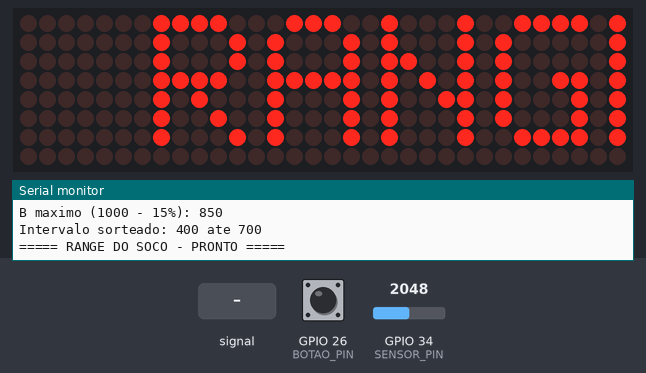
Bench run of a sketch on a simulated ESP32. Shown: 32×8 LED matrix, the last lines printed to the serial monitor. Inputs (shaded band) come from the test bench; at power-on: GPIO 26 (BOTAO_PIN) HIGH, GPIO 34 (SENSOR_PIN) = 2048 (analog values on the 0–4095 scale). Random numbers use the default seed unless the sketch sets one.

Above: at 1.2 s.
1.3 s: GPIO 34 (SENSOR_PIN) fed a 200 Hz sine of ±1842 counts around its level
At 1.98 s:
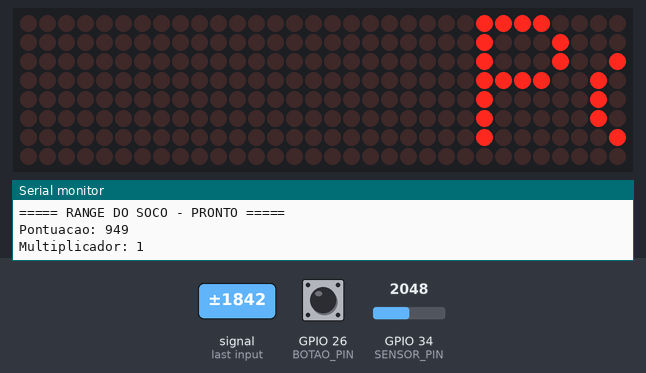
At 9.79 s:
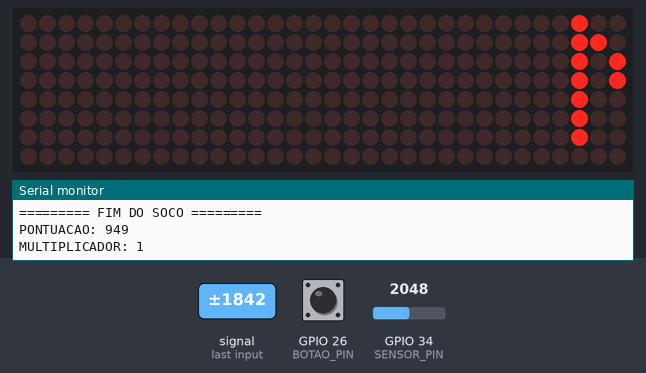

The sketch:

soco_automatico.ino
```cpp
// ============================================================
// SOCO ELETRONICO - ESP32 + FSR + Matriz MAX7219
// Modo continuo: RANGE DO SOCO
//
// Fluxo:
//   RANGE DO SOCO (pronto, FSR monitorando)
//     -> soco detectado -> pontuacao -> multiplicador
//     -> volta sozinho para RANGE DO SOCO
//
//   Segurar o botao 5 s (a qualquer momento) -> AJUSTE DE DIFICULDADE
//     clique curto = troca (FACIL / MEDIO / DIFICIL)
//     segurar 5 s  = confirma e volta para RANGE DO SOCO
//
// Dificuldade inicial: MEDIO (sempre que o equipamento e ligado).
// Botao GPIO 26 (para GND, pull-up interno)
// Maquina de estados nao-bloqueante
// ============================================================


#include <Arduino.h>
#include <MD_MAX72xx.h>
#include <SPI.h>
#include <stdarg.h>
#include <esp_system.h>


// ===================== CONFIGURACOES ========================


// ---- Matriz ----
#define HARDWARE_TYPE MD_MAX72XX::FC16_HW
#define MAX_DEVICES   4
#define CS_PIN        5
#define BRILHO        5
#define SCROLL_DELAY  35
#define CHAR_SPACING  1
#define BUF_SIZE      64


// ---- Sensor FSR ----
#define SENSOR_PIN            34
#define ADC_MAX               4095
#define TEMPO_CAPTURA_IMPACTO 200


// ---- Jogo ----
#define TEMPO_RESULTADO   8000
// Tempo exibindo o resultado final (multiplicador) antes de voltar
// para "RANGE DO SOCO".
#define TEMPO_REINICIO    10000

// Tempo exibindo cada parte do resultado
#define TEMPO_EXIBIR_PONTUACAO 5000

// Tempo para a mensagem "AJUSTE DE DIFICULDADE" rolar inteira
// antes de mostrar a dificuldade atual.
#define TEMPO_INTRO_AJUSTE 7000


// ---- Botao ----
#define BOTAO_PIN     26
#define DEBOUNCE_MS   40
#define TEMPO_PRESSAO 5000


// ========================= TIPOS ============================


enum class Estado : uint8_t {
  RANGE,                // pronto: FSR monitorando continuamente
  AJUSTE_DIFICULDADE,
  MOSTRANDO_RESULTADO,
  FINALIZADO
};


enum class Dificuldade : uint8_t {
  FACIL,
  MEDIO,
  DIFICIL
};


enum class EventoBotao : uint8_t {
  NENHUM,
  CLIQUE_CURTO,
  PRESSAO_LONGA
};


struct ConfigDificuldade {
  uint16_t limiar;
  uint8_t confirmacoes;
  uint16_t larguraFaixa;
};


struct Jogo {
  Estado estado = Estado::RANGE;
  uint16_t dano = 0;
  uint16_t alvoA = 0;
  uint16_t alvoB = 0;
  uint8_t multiplicador = 1;
  bool multiplicadorExibido = false;
  bool sensorArmado = false;   // true quando o FSR ja ficou abaixo do limiar
  uint32_t tEstado = 0;
} jogo;


struct Impacto {
  bool ativo = false;
  uint16_t pico = 0;
  uint8_t confirmacoes = 0;
  uint32_t tInicio = 0;
} impacto;


// ======================== VARIAVEIS =========================


// Matriz
MD_MAX72XX mx(HARDWARE_TYPE, CS_PIN, MAX_DEVICES);


uint8_t curMessage[BUF_SIZE] = "  ";
uint8_t newMessage[BUF_SIZE] = {0};
bool newMessageAvailable = false;


// Dificuldade (inicial fixa: MEDIO)
Dificuldade dificuldadeAtual = Dificuldade::MEDIO;
Dificuldade dificuldadeSelecionada = Dificuldade::MEDIO;


ConfigDificuldade configDificuldade = {
  750,  // limiar inicial (MEDIO)
  3,    // confirmacoes iniciais (MEDIO)
  300   // largura inicial da faixa de pontuacao (MEDIO)
};


// Ajuste: true depois que a mensagem introdutoria terminou
// (ou foi pulada por um clique).
bool introAjusteConcluida = false;


// ======================== DISPLAY ===========================


void exibir(const char *fmt, ...) {
  memset(newMessage, 0, BUF_SIZE);


  va_list args;
  va_start(args, fmt);
  vsnprintf((char *)newMessage, BUF_SIZE - 4, fmt, args);
  va_end(args);


  strcat((char *)newMessage, "  ");
  newMessageAvailable = true;
}


void scrollDataSink(uint8_t dev,
                    MD_MAX72XX::transformType_t t,
                    uint8_t col) {
}


uint8_t scrollDataSource(uint8_t dev,
                         MD_MAX72XX::transformType_t t) {
  static uint8_t *p = curMessage;


  static enum {
    NEW_MESSAGE,
    LOAD_CHAR,
    SHOW_CHAR,
    BETWEEN_CHAR
  } state = LOAD_CHAR;


  static uint8_t curLen, showLen;
  static uint8_t cBuf[15];


  uint8_t colData = 0;


  if (newMessageAvailable) {
    state = NEW_MESSAGE;
    mx.clear();
  }


  switch (state) {
    case NEW_MESSAGE:
      memcpy(curMessage, newMessage, BUF_SIZE);
      newMessageAvailable = false;
      p = curMessage;
      state = LOAD_CHAR;
      break;


    case LOAD_CHAR:
      showLen = mx.getChar(*p++, sizeof(cBuf), cBuf);
      curLen = 0;
      state = SHOW_CHAR;


      if (*p == '\0') p = curMessage;
      // fall through


    case SHOW_CHAR:
      colData = cBuf[curLen++];


      if (curLen == showLen) {
        showLen = CHAR_SPACING;
        curLen = 0;
        state = BETWEEN_CHAR;
      }
      break;


    case BETWEEN_CHAR:
      colData = 0;


      if (++curLen == showLen) {
        state = LOAD_CHAR;
      }
      break;


    default:
      state = LOAD_CHAR;
  }


  return colData;
}


void atualizarScroll() {
  static uint32_t prev = 0;
  uint32_t agora = millis();


  if (agora - prev >= SCROLL_DELAY) {
    mx.transform(MD_MAX72XX::TSL);
    prev = agora;
  }
}


// ======================== DIFICULDADE =======================


// Textos em ASCII maiusculo (a fonte da matriz nao tem acentos).
const char* nomeDificuldade(Dificuldade dificuldade) {
  switch (dificuldade) {
    case Dificuldade::FACIL:   return "FACIL";
    case Dificuldade::MEDIO:   return "MEDIO";
    case Dificuldade::DIFICIL: return "DIFICIL";
  }


  return "MEDIO";
}


void aplicarDificuldade(Dificuldade dificuldade) {
  dificuldadeAtual = dificuldade;


  switch (dificuldadeAtual) {
    case Dificuldade::FACIL:
      configDificuldade.limiar = 500;
      configDificuldade.confirmacoes = 2;
      configDificuldade.larguraFaixa = 400;
      break;


    case Dificuldade::MEDIO:
      configDificuldade.limiar = 750;
      configDificuldade.confirmacoes = 3;
      configDificuldade.larguraFaixa = 300;
      break;


    case Dificuldade::DIFICIL:
      configDificuldade.limiar = 1000;
      configDificuldade.confirmacoes = 4;
      configDificuldade.larguraFaixa = 200;
      break;
  }


  Serial.println("\n===== DIFICULDADE CONFIRMADA =====");
  Serial.printf("Nivel: %s\n", nomeDificuldade(dificuldadeAtual));
  Serial.printf("Limiar ADC: %u\n", configDificuldade.limiar);
  Serial.printf("Confirmacoes: %u\n", configDificuldade.confirmacoes);
  Serial.printf("Largura da faixa x3: %u pontos\n",
                configDificuldade.larguraFaixa);
}


void mostrarDificuldade() {
  exibir("%s", nomeDificuldade(dificuldadeSelecionada));


  Serial.printf("Dificuldade selecionada: %s\n",
                nomeDificuldade(dificuldadeSelecionada));
}


void avancarDificuldade() {
  switch (dificuldadeSelecionada) {
    case Dificuldade::FACIL:
      dificuldadeSelecionada = Dificuldade::MEDIO;
      break;


    case Dificuldade::MEDIO:
      dificuldadeSelecionada = Dificuldade::DIFICIL;
      break;


    case Dificuldade::DIFICIL:
      dificuldadeSelecionada = Dificuldade::FACIL;
      break;
  }


  mostrarDificuldade();
}


// ======================== SENSOR ============================


void resetarImpacto() {
  impacto = Impacto();
}


uint16_t converterEscala(uint16_t valorBruto) {
  return map(valorBruto, 0, ADC_MAX, 0, 1000);
}


bool processarSensor() {
  uint16_t leitura = analogRead(SENSOR_PIN);


  // Aguardando deteccao do impacto
  if (!impacto.ativo) {
    if (leitura >= configDificuldade.limiar) {
      impacto.confirmacoes++;


      if (impacto.confirmacoes >= configDificuldade.confirmacoes) {
        impacto.ativo = true;
        impacto.pico = leitura;
        impacto.tInicio = millis();
        impacto.confirmacoes = 0;
      }
    } else {
      impacto.confirmacoes = 0;
    }


    return false;
  }


  // Captura o maior valor durante 200 ms
  if (leitura > impacto.pico) {
    impacto.pico = leitura;
  }


  if (millis() - impacto.tInicio >= TEMPO_CAPTURA_IMPACTO) {
    return true;
  }


  return false;
}


// ======================== BOTAO =============================


// Verdadeiro durante a captura do pico de um soco (os 200 ms).
// Enquanto isso, o botao nao pode abrir o ajuste: a captura nunca
// e interrompida pelo botao.
bool capturaEmAndamento() {
  return jogo.estado == Estado::RANGE && impacto.ativo;
}


EventoBotao atualizarBotao() {
  static bool ultimaLeitura = HIGH;
  static bool estadoEstavel = HIGH;
  static uint32_t tMudanca = 0;

  static bool botaoPressionado = false;
  static uint32_t inicioPressao = 0;
  static bool pressaoLongaReconhecida = false;

  uint32_t agora = millis();
  bool leitura = digitalRead(BOTAO_PIN);

  if (leitura != ultimaLeitura) {
    ultimaLeitura = leitura;
    tMudanca = agora;
  }

  // Debounce
  if (leitura != estadoEstavel && agora - tMudanca >= DEBOUNCE_MS) {
    estadoEstavel = leitura;

    if (estadoEstavel == LOW) {
      // Botao acabou de ser pressionado.
      botaoPressionado = true;
      pressaoLongaReconhecida = false;
      inicioPressao = tMudanca;               // inicio real da pressao
    }

    else {
      // Botao foi solto.
      botaoPressionado = false;

      // Se a pressao longa ja foi reconhecida, soltar o botao
      // nao gera nenhum evento.
      if (!pressaoLongaReconhecida) {
        return EventoBotao::CLIQUE_CURTO;
      }

      return EventoBotao::NENHUM;
    }
  }

  // Reconhece a pressao longa assim que completar 5 s,
  // sem precisar soltar o botao.
  if (botaoPressionado &&
      !pressaoLongaReconhecida &&
      agora - inicioPressao >= TEMPO_PRESSAO &&
      !capturaEmAndamento()) {

    pressaoLongaReconhecida = true;
    return EventoBotao::PRESSAO_LONGA;
  }

  return EventoBotao::NENHUM;
}


// ===================== ALVO E MULTIPLICADOR ==================


// Sorteia A e B respeitando o limiar da dificuldade.
// O limiar esta em ADC bruto (0 a 4095), enquanto a pontuacao
// e apresentada na escala convertida (0 a 1000).
void sortearAlvo() {
  const uint16_t largura = configDificuldade.larguraFaixa;
  const uint16_t LIMITE_SUPERIOR_ALVO = 850; // 15% abaixo de 1000


  // Converte o limiar ADC para a mesma escala da pontuacao.
  const uint16_t limiarNaEscala = converterEscala(configDificuldade.limiar);


  // A deve ser pelo menos 15% maior que o limiar convertido.
  // Soma 99 antes da divisao para arredondar para cima.
  const uint16_t minimoA = (limiarNaEscala * 115 + 99) / 100;


  // B = A + largura. Portanto A nao pode ultrapassar este valor.
  const uint16_t maximoA = LIMITE_SUPERIOR_ALVO - largura;


  // Protecao para evitar intervalo impossivel se os parametros mudarem.
  if (minimoA > maximoA) {
    Serial.println("ERRO: configuracao de faixa incompativel com o limiar.");
    jogo.alvoA = minimoA;
    jogo.alvoB = LIMITE_SUPERIOR_ALVO;
  } else {
    // random() inclui o minimo e exclui o limite superior.
    jogo.alvoA = random(minimoA, maximoA + 1);
    jogo.alvoB = jogo.alvoA + largura;
  }


  Serial.println("\n===== ALVO DO PROXIMO SOCO =====");
  Serial.printf("Dificuldade: %s\n", nomeDificuldade(dificuldadeAtual));
  Serial.printf("Limiar ADC bruto: %u / 4095\n", configDificuldade.limiar);
  Serial.printf("Limiar convertido: %u / 1000\n", limiarNaEscala);
  Serial.printf("A minimo (limiar + 15%%): %u\n", minimoA);
  Serial.printf("B maximo (1000 - 15%%): %u\n", LIMITE_SUPERIOR_ALVO);
  Serial.printf("Intervalo sorteado: %u ate %u\n", jogo.alvoA, jogo.alvoB);
}


uint8_t calcularMultiplicador(uint16_t pontuacao) {
  // Faixa principal: multiplicador 3.
  if (pontuacao >= jogo.alvoA && pontuacao <= jogo.alvoB) {
    return 3;
  }


  // Tolerancia de 10% da largura da faixa, para cada lado.
  uint16_t tolerancia = configDificuldade.larguraFaixa / 10;


  if (pontuacao < jogo.alvoA &&
      (jogo.alvoA - pontuacao) <= tolerancia) {
    return 2;
  }


  if (pontuacao > jogo.alvoB &&
      (pontuacao - jogo.alvoB) <= tolerancia) {
    return 2;
  }


  return 1;
}


// ================= TRANSICOES DE ESTADO =====================


void entrarEstado(Estado novo) {
  jogo.estado = novo;
  jogo.tEstado = millis();


  switch (novo) {
    case Estado::RANGE:
      // Pronto para o proximo soco: novo alvo, captura zerada e
      // sensor desarmado ate o FSR ficar abaixo do limiar
      // (evita contar pressao residual como soco).
      resetarImpacto();
      jogo.sensorArmado = false;
      sortearAlvo();

      Serial.println("\n===== RANGE DO SOCO - PRONTO =====");
      // O alvo (faixa do x3) fica visivel durante todo o estado RANGE,
      // rolando em loop ate o proximo soco ou ajuste.
      exibir("RANGE DO SOCO: %u A %u", jogo.alvoA, jogo.alvoB);
      break;


    case Estado::AJUSTE_DIFICULDADE:
      resetarImpacto();

      // Parte da dificuldade atualmente configurada.
      dificuldadeSelecionada = dificuldadeAtual;
      introAjusteConcluida = false;

      Serial.println("\n===== MODO DE AJUSTE =====");
      exibir("AJUSTE DE DIFICULDADE");
      break;


    case Estado::MOSTRANDO_RESULTADO:
      Serial.printf("Pontuacao: %u\n", jogo.dano);
      Serial.printf("Multiplicador: %u\n", jogo.multiplicador);
      exibir("Pontuacao: %u", jogo.dano);
      jogo.multiplicadorExibido = false;
      break;


    case Estado::FINALIZADO:
      Serial.println("\n========= FIM DO SOCO =========");
      Serial.printf("PONTUACAO: %u\n", jogo.dano);
      Serial.printf("MULTIPLICADOR: %u\n", jogo.multiplicador);
      exibir("Multiplicador: %u", jogo.multiplicador);
      break;
  }
}


// ======================== JOGO ==============================


void confirmarDificuldade() {
  aplicarDificuldade(dificuldadeSelecionada);

  Serial.println("\n===== RETORNANDO AO RANGE DO SOCO =====");

  // Os temporizadores do jogo (jogo.tEstado) nascem em entrarEstado().
  // O botao pode continuar pressionado: soltar nao gera evento e
  // nenhum tempo e compensado ou alterado por causa dele.
  entrarEstado(Estado::RANGE);
}


void registrarSoco(uint16_t dano) {
  jogo.dano = dano;
  jogo.multiplicador = calcularMultiplicador(dano);


  entrarEstado(Estado::MOSTRANDO_RESULTADO);
}


// ===================== MAQUINA DE ESTADOS ===================


void atualizarJogo(EventoBotao evento) {
  // Pressao longa (5 s) abre o ajuste a qualquer momento.
  if (evento == EventoBotao::PRESSAO_LONGA &&
      jogo.estado != Estado::AJUSTE_DIFICULDADE) {
    entrarEstado(Estado::AJUSTE_DIFICULDADE);
    return;
  }


  uint32_t decorrido = millis() - jogo.tEstado;


  switch (jogo.estado) {

    case Estado::RANGE:
      // Antes de aceitar socos, espera o FSR ficar em repouso.
      if (!jogo.sensorArmado) {
        if (analogRead(SENSOR_PIN) < configDificuldade.limiar) {
          jogo.sensorArmado = true;
        }
        break;
      }

      // Monitoramento continuo: ao detectar o soco, captura o pico
      // (200 ms) e so entao devolve true.
      if (processarSensor()) {
        registrarSoco(converterEscala(impacto.pico));
      }
      break;


    case Estado::AJUSTE_DIFICULDADE:
      // Pressao longa: confirma e volta ao RANGE DO SOCO imediatamente.
      if (evento == EventoBotao::PRESSAO_LONGA) {
        confirmarDificuldade();
        return;
      }

      // Clique curto: avanca a dificuldade (pula a introducao se ainda rolando).
      if (evento == EventoBotao::CLIQUE_CURTO) {
        introAjusteConcluida = true;
        avancarDificuldade();
      }

      // Terminada a mensagem introdutoria, mostra a dificuldade atual.
      if (!introAjusteConcluida && decorrido >= TEMPO_INTRO_AJUSTE) {
        introAjusteConcluida = true;
        mostrarDificuldade();
      }
      break;


    case Estado::MOSTRANDO_RESULTADO:
      // FSR nao e lido enquanto o resultado e exibido.
      // Primeiro mostra a pontuacao; depois, o multiplicador.
      if (!jogo.multiplicadorExibido &&
          decorrido >= TEMPO_EXIBIR_PONTUACAO) {
        exibir("Multiplicador: %u", jogo.multiplicador);
        jogo.multiplicadorExibido = true;
      }


      if (decorrido >= TEMPO_RESULTADO) {
        entrarEstado(Estado::FINALIZADO);
      }
      break;


    case Estado::FINALIZADO:
      // Fim da apresentacao: volta sozinho para o RANGE DO SOCO.
      if (decorrido >= TEMPO_REINICIO) {
        entrarEstado(Estado::RANGE);
      }
      break;
  }
}


// ======================= SETUP / LOOP =======================


void setup() {
  Serial.begin(115200);
  Serial.println("\n=== MEDIDOR DE IMPACTO FSR - RANGE DO SOCO ===");


  analogReadResolution(12);
  analogSetPinAttenuation(SENSOR_PIN, ADC_11db);


  pinMode(BOTAO_PIN, INPUT_PULLUP);


  mx.begin();
  mx.control(MD_MAX72XX::INTENSITY, BRILHO);
  mx.setShiftDataInCallback(scrollDataSource);
  mx.setShiftDataOutCallback(scrollDataSink);


  // Inicializa o gerador aleatorio usando o gerador do ESP32.
  randomSeed(esp_random());


  // Dificuldade inicial fixa: MEDIO. Ja inicia pronto para o soco.
  aplicarDificuldade(Dificuldade::MEDIO);
  entrarEstado(Estado::RANGE);
}


void loop() {
  EventoBotao evento = atualizarBotao();

  atualizarJogo(evento);
  atualizarScroll();
}
```
